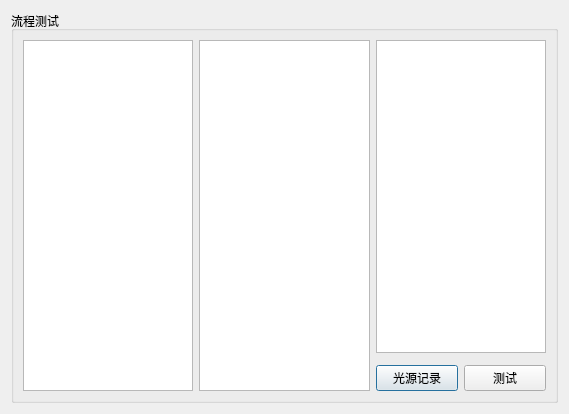
<?xml version="1.0" encoding="UTF-8"?>
<ui version="4.0">
 <class>twoDtester</class>
 <widget class="QDialog" name="twoDtester">
  <property name="geometry">
   <rect>
    <x>0</x>
    <y>0</y>
    <width>569</width>
    <height>414</height>
   </rect>
  </property>
  <property name="windowTitle">
   <string>Dialog</string>
  </property>
  <layout class="QGridLayout" name="gridLayout">
   <item row="0" column="0">
    <widget class="QGroupBox" name="groupBox">
     <property name="title">
      <string>流程测试</string>
     </property>
     <layout class="QGridLayout" name="gridLayout_2">
      <item row="2" column="3">
       <layout class="QHBoxLayout" name="horizontalLayout">
        <item>
         <widget class="QPushButton" name="lsvRecord">
          <property name="text">
           <string>光源记录</string>
          </property>
         </widget>
        </item>
        <item>
         <widget class="QPushButton" name="Tester">
          <property name="text">
           <string>测试</string>
          </property>
         </widget>
        </item>
       </layout>
      </item>
      <item row="0" column="3">
       <widget class="QListWidget" name="rrTpList"/>
      </item>
      <item row="0" column="0" rowspan="3">
       <widget class="QTableWidget" name="qimgGrps"/>
      </item>
      <item row="0" column="1" rowspan="3">
       <widget class="QListWidget" name="toolsList"/>
      </item>
     </layout>
    </widget>
   </item>
  </layout>
 </widget>
 <resources/>
 <connections/>
</ui>
